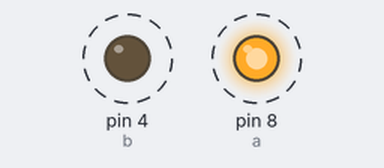
Simulated run of this sketch. Board: Arduino Uno, built with avr-gcc and run on an emulated ATmega328P. On the bench: output pins drawn as LEDs (lit = HIGH). Dashed ring = blinking.

Above: at 0.1 s.
Timing chart, 0 to 3.0 s (numbered marks = the images above):
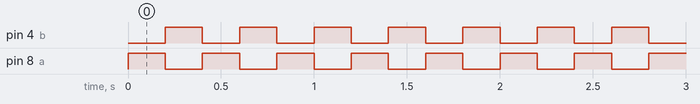

Measured:
- by itself, pin 4 (b), pin 8 (a): alternates HIGH for 0.20 s and LOW for 0.20 s

The sketch:

sketch_oct08a.ino
```cpp
//multivibrador
int a = 8;
int b =4;
int s= 200;
void setup() {
  pinMode(a, OUTPUT);
  pinMode(b, OUTPUT);
}
void loop() {
  digitalWrite(a, HIGH);
  digitalWrite(b, LOW);
  delay(s);
  digitalWrite(a, LOW);
  digitalWrite(b, HIGH);
  delay(s);
}
```
